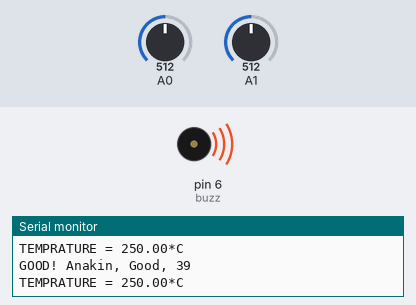
Recording of a sketch running on a simulated Arduino Uno, built with avr-gcc and run on an emulated ATmega328P. Parts: buzzer (waves = sounding, pin HIGH), the last lines printed to the serial monitor. Inputs (shaded band) come from the test bench; at power-on: A1 = 512, A0 = 512.

Above: at 2.8 s.
2.9 s: A1 set to 66
5.6 s: A1 set to 55
At 6.9 s:
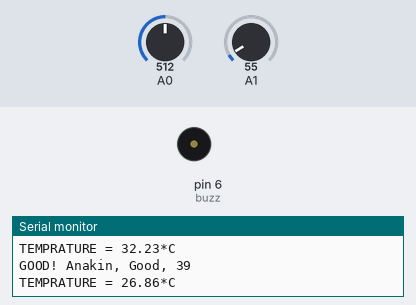
8.3 s: A1 set to 122
At 11.2 s:
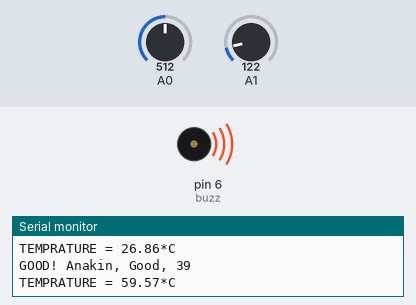
11.5 s: A1 set to 20
At 12.8 s:
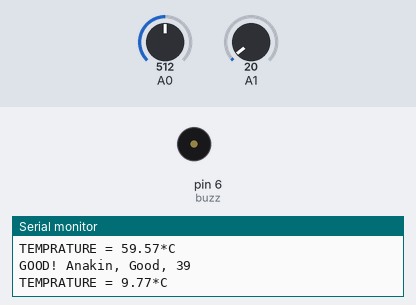
Timing chart, 0 to 14.5 s (numbered marks = the images above; inputs shaded):
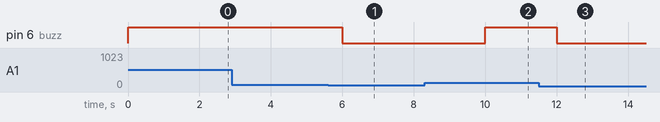

Measured:
- the behaviour switches between 62 and 61 on A1 (found by bisection; images 0 and 1)
- after the input at 5.6 s, pin 6 (buzz): HIGH → LOW after 0.40 s
- after the input at 8.3 s, pin 6 (buzz): LOW → HIGH after 1.7 s
- after the input at 11.5 s, pin 6 (buzz): HIGH → LOW after 0.51 s

The sketch:

Samlet.ino
```cpp
int GasLevel; // navngivning af MQ135 indputtet
int Temperatur; // navngivning af LM35 indputtet
//int digitalValue;
String quality="";
int buzz = 6;


void setup()
{
  Serial.begin(9600);      // sets the serial port to 960
  pinMode(buzz,OUTPUT);
}


void loop()
{
  GasLevel = analogRead(A0)/13;
  Temperatur = analogRead(A1);
  digitalWrite(buzz,LOW);

  float mv = (Temperatur/1024.0)*5000; // oversættes til digital signal
  float cel = mv/10; // oversætter milivolt til celsius grader.


  if(GasLevel<175){
    quality = "GOOD! Anakin, Good";
  }
  else if (GasLevel >175 && GasLevel<225){
    quality = "Hold lige øje";
  }
  else if (GasLevel >225 && GasLevel<300){
    quality = "Dårligt";
  }
  else if (GasLevel >300){
    quality = "rigtigt dårligt";
  }

  Serial.print(quality);
  Serial.print(", ");
  Serial.println(GasLevel);
  Serial.print("TEMPRATURE = "); // Serial.print er hvor det bliver printet ud så det kan ses.
  Serial.print(cel);
  Serial.print("*C");
  Serial.println();


  if((cel>30)||(GasLevel>175)){
    digitalWrite(buzz,HIGH);
    }

    delay(2000);
}
```
